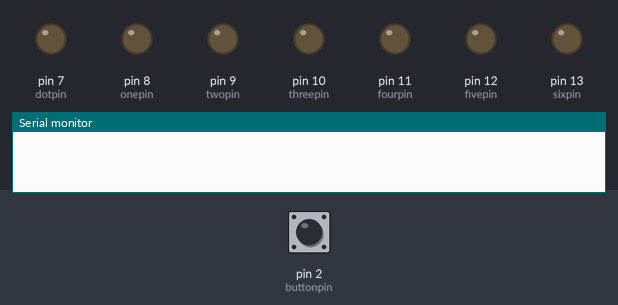
Recording of a sketch running on a simulated Arduino Uno, built with avr-gcc and run on an emulated ATmega328P. Parts: output pins drawn as LEDs (lit = HIGH), the last lines printed to the serial monitor. Dashed ring = blinking. Inputs (shaded band) come from the test bench; at power-on: pin 2 (buttonpin) LOW. Random numbers use the default seed unless the sketch sets one.

Above: at 1.2 s.
1.3 s: pin 2 (buttonpin) pulled HIGH for 0.15 s
At 3.4 s:
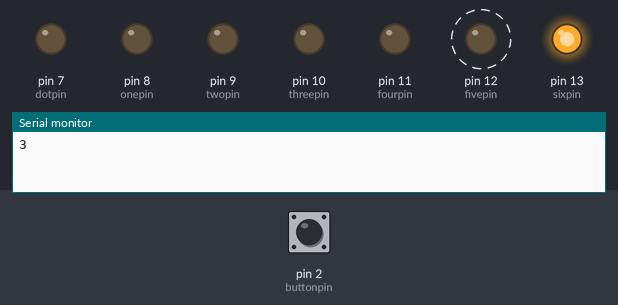
At 7.0 s:
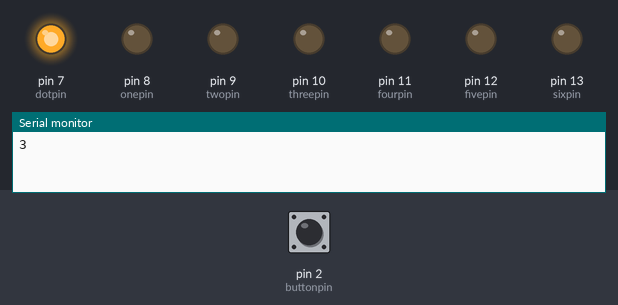
7.3 s: pin 2 (buttonpin) pulled HIGH for 3.2 s
At 12.85 s:
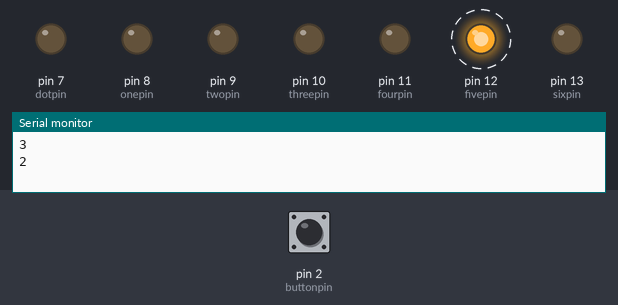
Timing chart, 0 to 18.0 s (numbered marks = the images above; inputs shaded):
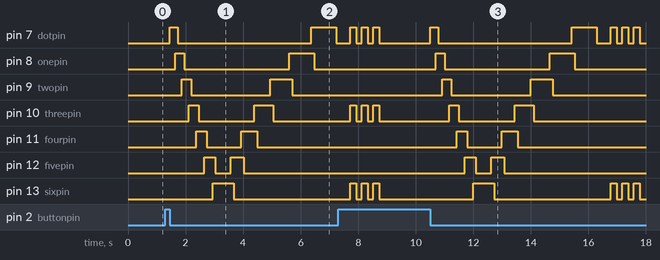

Measured:
- after the input at 1.3 s, pin 7 (dotpin): LOW → HIGH after 0.15 s, → LOW 0.28 s later, → HIGH 4.6 s later, → LOW 0.86 s later; pin 8 (onepin): LOW → HIGH after 0.35 s, → LOW 0.30 s later, → HIGH 3.7 s later, → LOW 0.86 s later
- after the input at 7.3 s, pin 8 (onepin): LOW → HIGH after 3.4 s, → LOW 0.30 s later, → HIGH 3.7 s later, → LOW 0.86 s later; pin 9 (twopin): LOW → HIGH after 3.6 s, → LOW 0.32 s later, → HIGH 2.8 s later, → LOW 0.76 s later

The sketch:

LED_Dice.ino
```cpp
int dotpin = 7;
int onepin = 8;
int twopin = 9;
int threepin = 10;
int fourpin = 11;
int fivepin = 12;
int sixpin = 13;
int buttonpin = 2;
int roll;
int buttonState;
int buttonStaate;
int pin = 7;
int time = 120;

void setup() {
  pinMode(dotpin, OUTPUT);
  pinMode(onepin, OUTPUT);
  pinMode(twopin, OUTPUT);
  pinMode(threepin, OUTPUT);
  pinMode(fourpin, OUTPUT);
  pinMode(fivepin, OUTPUT);
  pinMode(sixpin, OUTPUT);
  pinMode(buttonpin, INPUT);
  Serial.begin(9600);
  randomSeed(analogRead(A0));
}
void flash(int p, int q, int r, int s, int x, int u) {
  digitalWrite(p, HIGH);
  digitalWrite(q, HIGH);
  digitalWrite(r, HIGH);
  digitalWrite(s, HIGH);
  digitalWrite(x, HIGH);
  digitalWrite(u, HIGH);
  delay(200);
  digitalWrite(p, LOW);
  digitalWrite(q, LOW);
  digitalWrite(r, LOW);
  digitalWrite(s, LOW);
  digitalWrite(x, LOW);
  digitalWrite(u, LOW);
  delay(200);
}
void one() {
  flash(10, 5, 5, 5, 5, 5);
  flash(10, 5, 5, 5, 5, 5);
  flash(10, 5, 5, 5, 5, 5);
}
void two() {
  flash(7, 13, 5, 5, 5, 5);
  flash(7, 13, 5, 5, 5, 5);
  flash(7, 13, 5, 5, 5, 5);
}
void three() {
  flash(7, 10, 13, 5, 5, 5);
  flash(7, 10, 13, 5, 5, 5);
  flash(7, 10, 13, 5, 5, 5);
}
void four() {
  flash(7, 9, 11, 13, 5, 5);
  flash(7, 9, 11, 13, 5, 5);
  flash(7, 9, 11, 13, 5, 5);
}
void five() {
  flash(7, 9, 11, 13, 10, 5);
  flash(7, 9, 11, 13, 10, 5);
  flash(7, 9, 11, 13, 10, 5);
}
void six() {
  flash(7, 8, 9, 11, 12, 13);
  flash(7, 8, 9, 11, 12, 13);
  flash(7, 8, 9, 11, 12, 13);
}
void loop() {
  time = 120;
  pin = 7;
  buttonState = digitalRead(buttonpin);
  while (digitalRead(buttonpin) == buttonState) {
  }
  buttonStaate = digitalRead(buttonpin);
  if (buttonState == HIGH && buttonStaate == LOW) {
    int roll = random(1, 7);
    Serial.println(roll);
    while (pin < 14) {
      digitalWrite(pin, HIGH);
      delay(80);
      digitalWrite(pin - 1, LOW);
      delay(time);
      pin++;
      time = time + 20;
    }
    pin = pin - 2;
    delay(300);
    while (pin > 6) {
      digitalWrite(pin, HIGH);
      delay(100);
      digitalWrite(pin + 1, LOW);
      delay(time);
      time = time + 100;
      pin--;
    }
    digitalWrite(7, LOW);
    delay(500);
    if (roll == 1) {
      one();
    } else if (roll == 2) {
      two();
    } else if (roll == 3) {
      three();
    } else if (roll == 4) {
      four();
    } else if (roll == 5) {
      five();
    } else if (roll == 6) {
      six();
    }
  }
}
```
